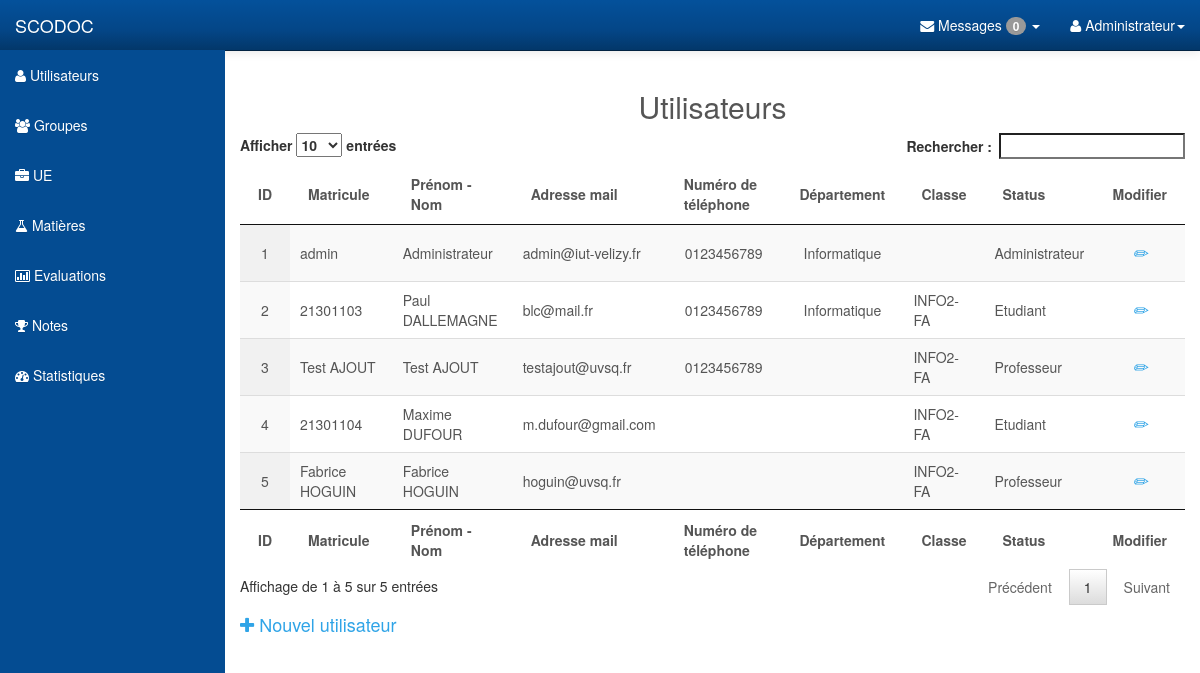
/users.php (signed in), run on the app's committed database.
### tables this page shows
CREATE TABLE IF NOT EXISTS `users` (
`id` int(11) NOT NULL,
  `name` varchar(25) NOT NULL,
  `login` varchar(20) NOT NULL,
  `phone` varchar(10) NOT NULL,
  `passwd` varchar(32) NOT NULL,
  `mail` varchar(55) NOT NULL,
  `dept_id` int(11) DEFAULT NULL,
  `group_id` int(11) DEFAULT NULL,
  `rank` int(1) NOT NULL DEFAULT '0'
);

CREATE TABLE IF NOT EXISTS `departments` (
`id` int(11) NOT NULL,
  `name` varchar(25) DEFAULT NULL,
  `admin_id` int(11) DEFAULT NULL
);

CREATE TABLE IF NOT EXISTS `groups` (
`id` int(11) NOT NULL,
  `group_name` varchar(25) DEFAULT NULL,
  `dept_id` int(11) DEFAULT NULL
);

### get_departments.php (called while the page is built, shortened)
<?php
	function get_department($dept_id)
	{
		include("pdo.php");
		$req=$pdo->prepare('SELECT name FROM departments WHERE id= ?');
		$req->execute(array($dept_id));
		$data=$req->fetch();
		$name=$data["name"];
		return $name;
	}
?>

### get_groups.php (called while the page is built, shortened)
<?php
	function get_group($group_id)
	{
		include("pdo.php");
		$req=$pdo->prepare('SELECT group_name FROM groups WHERE id= ?');
		$req->execute(array($group_id));
		$data=$req->fetch();
		$name=$data["group_name"];
		return $name;
	}
?>

### get_users.php (the view, shortened to what this page needs)
<?php
	function get_all_users()
	{
		include("pdo.php");
		include("get_departments.php");
		include("get_groups.php");
		$req=$pdo->query('SELECT * FROM users');
		while ($data=$req->fetch())
		{
			echo '<tr>';
			echo '<td style="text-align: center;">'.$data["id"].'</td>';
			echo '<td>'.$data["login"].'</td>';
			echo '<td>'.$data["name"].'</td>';
			echo '<td>'.$data["mail"].'</td>';
			echo '<td style="text-align: center;">'.$data["phone"].'</td>';
			echo '<td style="text-align: center;">'.get_department($data["dept_id"]).'</td>';
			echo '<td>'.get_group($data["group_id"]).'</td>';
			if ($data["rank"]==0)
			{
				echo '<td>Etudiant</td>';
			}
			else if($data["rank"]==1)
			{
				echo '<td>Professeur</td>';
			}
			else
			{
				echo '<td>Administrateur</td>';
			}
			echo "<td style=\"text-align: center;\"><form method=\"post\" action=\"modify_user.php\">
					<input type=\"hidden\" name=\"id\" value=".$data["id"].">
					<a href=\"javascript:;\" onclick=\"parentNode.submit();\"><h4><i class=\"glyphicon-pencil\"></i></h4></a>
				</form>";
			echo '</tr>';
		}
	}
?>

### css/local.css (style rules this page uses)
body { font-family: "Helvetica Neue", Helvetica, Arial, sans-serif; font-size: 14px; line-height: 1.42857143; color: #555555; background-color: #ffffff; }
a { color: #2fa4e7; text-decoration: none; }

### css/dataTables-utilisateur.css (style rules this page uses)
table.dataTable tbody tr { background-color: white; }
table.dataTable tbody th, table.dataTable tbody td { padding: 8px 10px; }
table.dataTable.row-border tbody th, table.dataTable.row-border tbody td, table.dataTable.display tbody th, table.dataTable.display tbody td { border-top: 1px solid #dddddd; }
table.dataTable.row-border tbody tr:first-child th, table.dataTable.row-border tbody tr:first-child td, table.dataTable.display tbody tr:first-child th, table.dataTable.display tbody tr:first-child td { border-top: none; }
table.dataTable.stripe tbody tr.odd, table.dataTable.display tbody tr.odd { background-color: #f9f9f9; }
table.dataTable.order-column tbody tr > .sorting_1, table.dataTable.order-column tbody tr > .sorting_2, table.dataTable.order-column tbody tr > .sorting_3, table.dataTable.display tbody tr > .sorting_1, table.dataTable.display tbody tr > .sorting_2, table.dataTable.display tbody tr > .sorting_3 { background-color: #f9f9f9; }
table.dataTable.display tbody tr.odd > .sorting_1, table.dataTable.order-column.stripe tbody tr.odd > .sorting_1 { background-color: #f1f1f1; }
table.dataTable.display tbody tr.even > .sorting_1, table.dataTable.order-column.stripe tbody tr.even > .sorting_1 { background-color: #f9f9f9; }
table.dataTable, table.dataTable th, table.dataTable td { -webkit-box-sizing: content-box; -moz-box-sizing: content-box; box-sizing: content-box; }

### data on the page
users: id "1", login "admin", name "Administrateur", mail "admin@iut-velizy.fr", phone "0123456789", dept.name "Informatique", rank "Administrateur"
users: id "2", login "21301103", name "Paul DALLEMAGNE", mail "blc@mail.fr", phone "0123456789", dept.name "Informatique", group.group_name "INFO2-FA", rank "Etudiant"
users: id "3", login "Test AJOUT", name "Test AJOUT", mail "testajout@uvsq.fr", phone "0123456789", group.group_name "INFO2-FA", rank "Professeur"
users: id "4", login "21301104", name "Maxime DUFOUR", mail "m.dufour@gmail.com", group.group_name "INFO2-FA", rank "Etudiant"
users: id "5", login "Fabrice HOGUIN", name "Fabrice HOGUIN", mail "hoguin@uvsq.fr", group.group_name "INFO2-FA", rank "Professeur"

### other printed values
get_nb_messages($_SESSION["id"]) "0"
$_SESSION["name"] "Administrateur"
